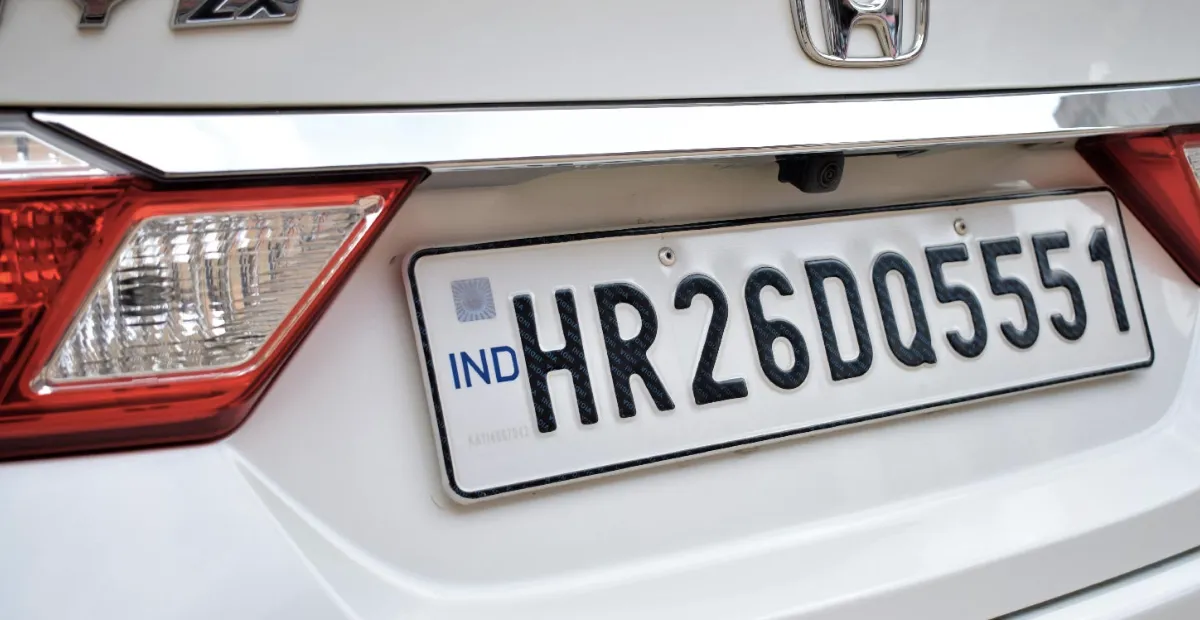
#> input picture data/try4.jpg, 1200 x 620 px
$ python try4.py
#> lines starting #> are read from the running program, lines starting #| are printed output that depends on the picture
import pytesseract
from PIL import Image
import cv2

im_file='data/try4.jpg'

im=Image.open(im_file)
#> im is the input picture: PIL image 1200x620 RGB; mean R, G, B 176.5, 170, 171.7

print(im.size)
#| (1200, 620)

left = 500
top = 150
right = 1150
bottom = 450

im1 = im.crop((left, top, right, bottom))
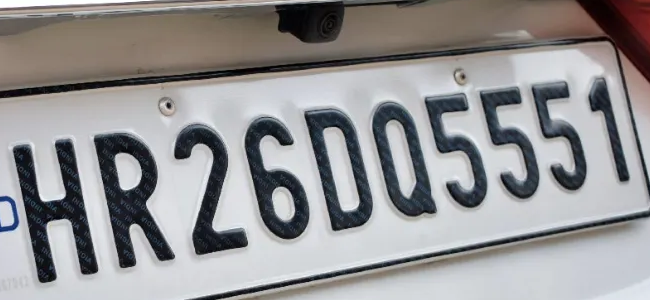
#> im1: PIL image 650x300 RGB; mean R, G, B 147.6, 146.6, 147.7
im1=im1.rotate(-10)
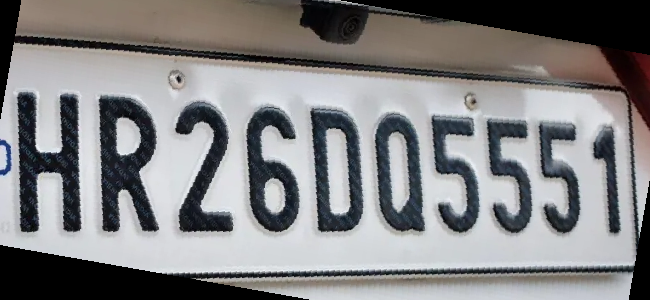
#> im1: PIL image 650x300 RGB; mean R, G, B 130.4, 130, 131.1
im1.save("temp/try4_cr.jpg")


def ocr_core(file):
    text = pytesseract.image_to_string(Image.open(file))
    return text

print(ocr_core('temp/try4_cr.jpg'))
#> (the call stopped at in ocr_core, `text = pytesseract.image_to_string(Image.open(file))`: pytesseract is not available in this run)
